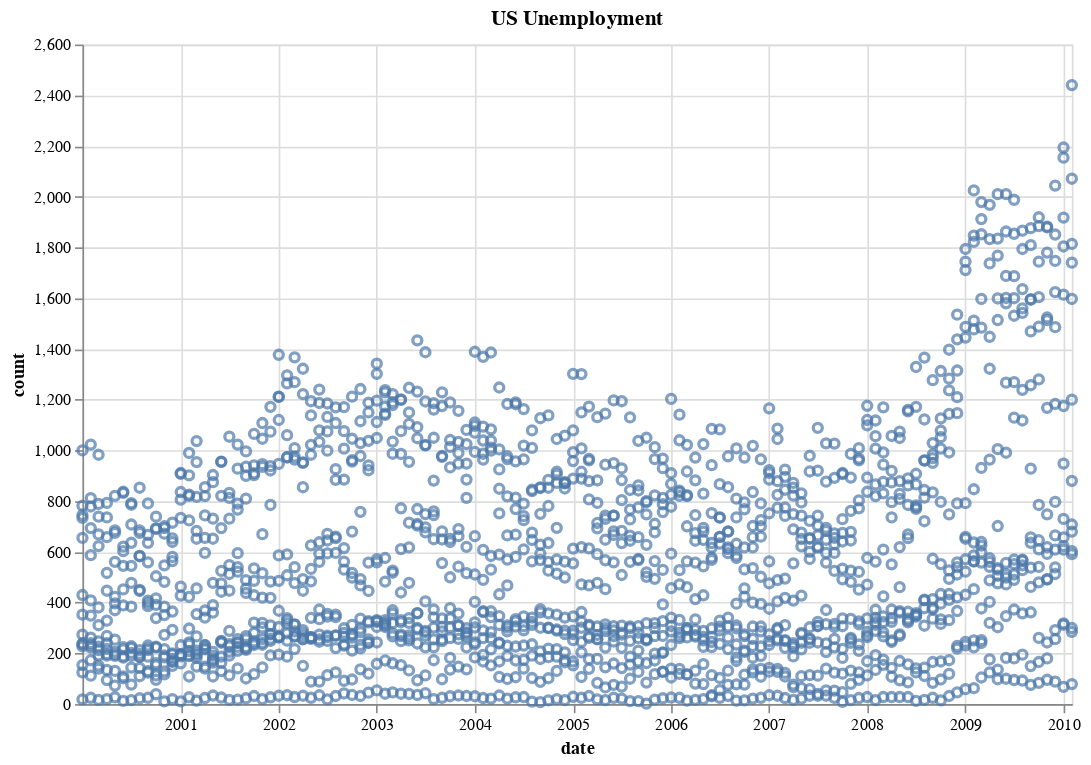

The notebook cell this image was saved under:
### Code cell
'''.markpoint() basically is a scatterplot and encoding refers to the data you want to present'''
alt.Chart(unemployment_data, height = 400, width = 600)\
    .mark_point() \
    .encode(x= 'date',
     y = 'count')\
    .properties(title='US Unemployment')

### Figure 1 — Vega-Lite specification as saved in the notebook (floating-point values rounded to 4 significant figures; data arrays with more than 128 entries replaced by an {"elided": "..."} marker saying what was removed)
{"$schema": "https://vega.github.io/schema/vega-lite/v4.8.1.json", "config": {"view": {"continuousHeight": 300, "continuousWidth": 400}}, "data": {"name": "data-a71f9e9ca817f78977ff8b6ad06fdab9"}, "datasets": {"data-a71f9e9ca817f78977ff8b6ad06fdab9": {"elided": "1708 records"}}, "encoding": {"x": {"field": "date", "type": "temporal"}, "y": {"field": "count", "type": "quantitative"}}, "height": 400, "mark": "point", "title": "US Unemployment", "width": 600}
